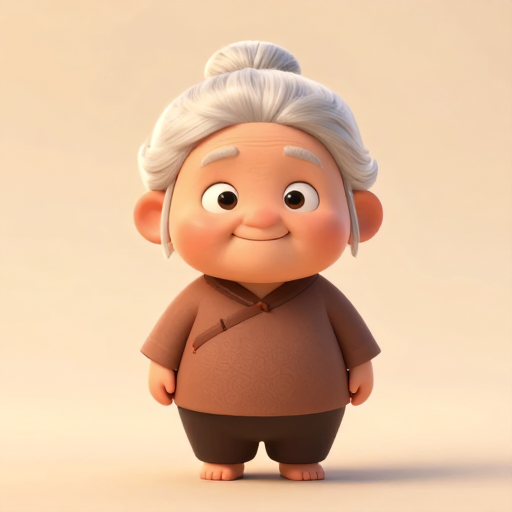
#> input picture assets/characters/BA.png, 1024 x 1024 px (shown at 1/2 size); its folder holds only this picture in this run
$ python -i images.py   (imports and definitions only)
#> lines starting #> are read from the running program, lines starting #| are printed output that depends on the picture
#> further down, picture is the input picture: PIL image 1024x1024 RGB; mean R, G, B 225.7, 188.8, 157.7
"""Tạo ảnh minh họa: Stable Diffusion trên máy (nếu có NVIDIA) hoặc Pollinations (miễn phí, online)."""
from __future__ import annotations

import hashlib
import os
import random
import time
import urllib.parse
from io import BytesIO
from pathlib import Path

import requests
from PIL import Image, ImageChops, ImageEnhance, ImageFilter, ImageOps

from .util import ASSETS, DATA, log

W, H = 1080, 1920

# Phong cách ảnh: chọn bằng "images.style" trong config.json
STYLES = {
    # Hoạt hình 3D kiểu phim chiếu rạp: nhân vật mũm mĩm, mắt to, nắng vàng ấm (kiểu đang thịnh hành trên TikTok)
    # Model miễn phí (sana) chỉ ra chất 3D khi có cụm "3D Pixar style"; giữ ngắn để nó không bỏ qua hành động
    "hoat_hinh_3d": (
        "3D Pixar style animation movie still, medium wide shot showing full bodies and surroundings, "
        "cute chubby cartoon characters with big eyes, warm golden light, 1990s Vietnamese village, heartwarming"
    ),
    # Ảnh chụp phim xưa nhưng tươi sáng (dùng chung với color_grade "xua_sang")
    "anh_xua_sang": (
        "bright nostalgic 1990s film photograph, cute chubby happy Vietnamese kids with big smiles, "
        "sunny warm daylight, rural Vietnamese village, faded warm pastel colors, cheerful"
    ),
    # Tranh minh họa kiểu truyện thiếu nhi: trẻ con dễ thương, tươi sáng, không bị "ma" như ảnh AI giả thật
    "minh_hoa": (
        "warm hand-painted storybook illustration, soft gouache and watercolor, "
        "adorable cheerful Vietnamese children with round chubby faces, big bright smiles, sparkling eyes, rosy cheeks, "
        "neat colorful simple 1990s Vietnamese clothes, rural Vietnam village in the 1990s, "
        "bright warm golden light, vivid cheerful colors, cozy joyful nostalgic mood, detailed background, "
        "high quality children's picture book art"
    ),
    # Ảnh chụp tươi sáng
    "anh_that": (
        "bright cheerful candid photograph, rural Vietnam village in the 1990s, "
        "cute happy Vietnamese children with round faces, big genuine smiles, laughing, rosy cheeks, "
        "neat colorful simple 1990s Vietnamese clothes, bright sunny daylight, vivid warm colors, "
        "joyful nostalgic mood, Kodak Gold film look, sharp focus, high quality"
    ),
}
NEGATIVE = (
    "nudity, shirtless, scary, creepy, horror, ghost, sad, crying, dark, gloomy, empty eyes, "
    "text, letters, watermark, logo, deformed, distorted face, extra fingers, modern skyscraper, smartphone"
)

# Những cụm từ khiến ảnh u ám / như ma -> đổi sang tươi sáng
_BRIGHTEN = [
    (r",?\s*seen from (behind|above|far away)", ""),
    (r"\bsilhouettes? of\b", ""),
    (r"\bsilhouettes?\b", "happy children"),
    (r"\bdim(ly lit)?\b", "warm"),
    (r"\bdark\b", "cozy warmly lit"),
    (r"\bdusty\b", "sunlit"),
    (r"\bempty\b", "peaceful"),
    (r"\bharsh\b", "bright"),
    (r"\bsleeping\b", "peacefully sleeping, smiling"),
    (r"\bonly moonlight\b", "soft warm lantern light"),
    (r"\bat night\b", "in the evening with warm golden lantern light"),
    (r"\bsad\b", "nostalgic"),
]

_pipe = None
_COST = {"images": 0.0}  # chi phí USD (pollen) của video đang làm


def style_text(cfg: dict) -> str:
    return STYLES.get(cfg["images"].get("style", "hoat_hinh_3d"), STYLES["hoat_hinh_3d"])


CHAR_FILE = DATA / "characters.json"


# [56 lines left out: functions characters, save_characters, char_keys, ref_urls, brighten, not called in this run]


# ---------- hậu kỳ: cắt khung 9:16 + chỉnh màu ấm, tươi ----------

def _grade_xua_sang(img: Image.Image) -> Image.Image:
    """Tông "ảnh xưa mà sáng": ngả vàng ấm như ảnh phim cũ, nâng vùng tối (không bị u tối),
    giảm bão hòa nhẹ cho màu phai pastel, thêm chút hào quang mềm. Không viền tối, không nhiễu."""
    sepia = ImageOps.colorize(ImageOps.grayscale(img), black=(52, 38, 28), white=(255, 246, 228))
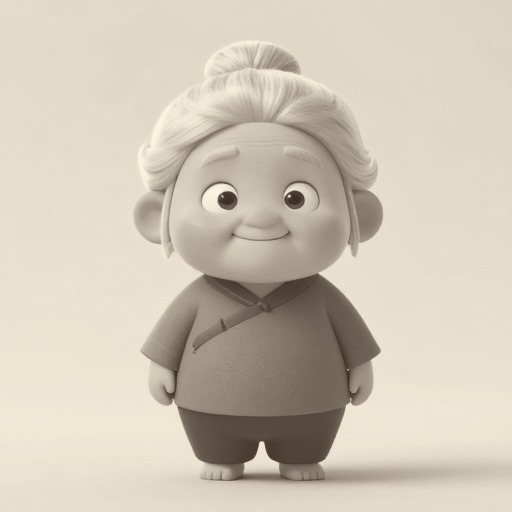
#> sepia: PIL image 1024x1024 RGB (shown at 1/2 size); mean R, G, B 207.8, 197.6, 181.5
    img = Image.blend(img, sepia, 0.22)
    # Nâng vùng tối: đen -> nâu sáng (màu "phai" của ảnh cũ) thay vì tối đặc
    img = img.point(lambda v: int(24 + v * (250 - 24) / 255))
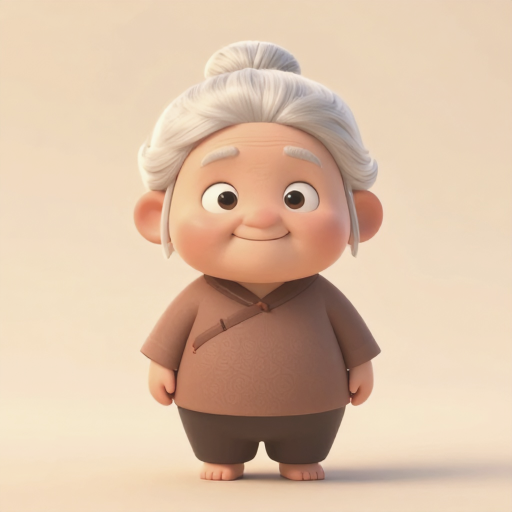
#> img: PIL image 1024x1024 RGB (shown at 1/2 size); mean R, G, B 219.7, 192.1, 167.5
    r, g, b = img.split()
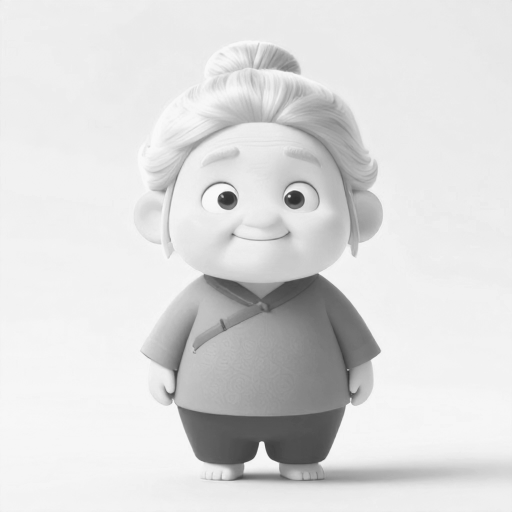
#> r: PIL image 1024x1024 L (shown at 1/2 size); min 46, max 249, mean 219.7
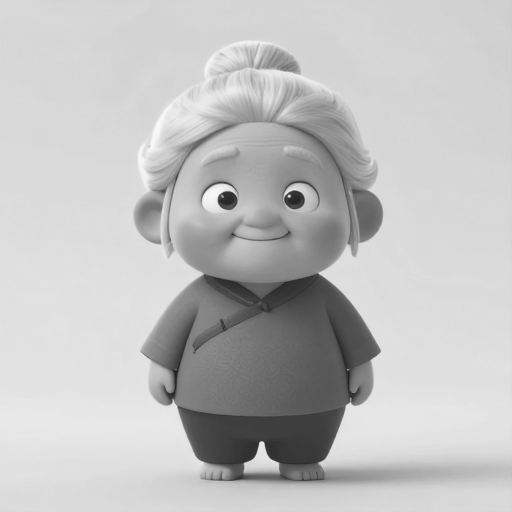
#> g: PIL image 1024x1024 L (shown at 1/2 size); min 31, max 247, mean 192.1
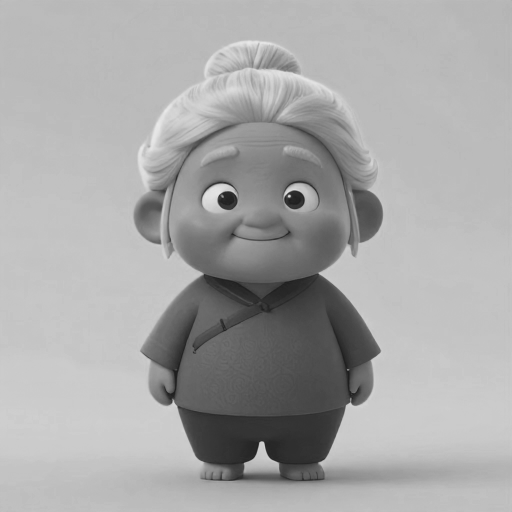
#> b: PIL image 1024x1024 L (shown at 1/2 size); min 30, max 234, mean 167.5
    r = r.point(lambda v: min(255, int(v * 1.04 + 6)))
    g = g.point(lambda v: min(255, int(v * 1.01 + 3)))
    b = b.point(lambda v: int(v * 0.90))
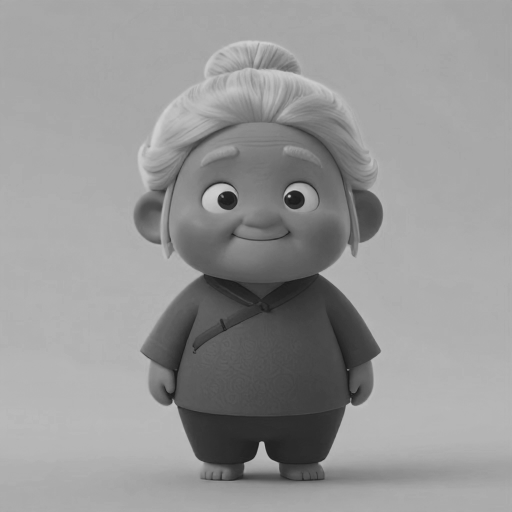
#> b: PIL image 1024x1024 L (shown at 1/2 size); min 27, max 210, mean 150.3
    img = Image.merge("RGB", (r, g, b))
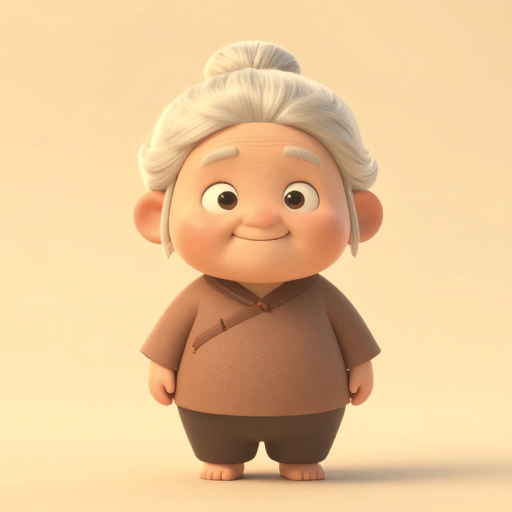
#> img: PIL image 1024x1024 RGB (shown at 1/2 size); mean R, G, B 232.9, 196.8, 150.3
    img = ImageEnhance.Color(img).enhance(0.88)
    img = ImageEnhance.Brightness(img).enhance(1.06)
    # Không thêm hào quang mờ: làm mặt nhân vật trông như "ma"
    return img


# [173 lines left out: functions finish, _has_cuda, _local, _pollinations, _folder_images, generate and 1 more, not called in this run]

>>> from PIL import Image
>>> picture = Image.open('../assets/characters/BA.png')
>>> result = _grade_xua_sang(picture)

$ run again, on assets/characters/BIN.png
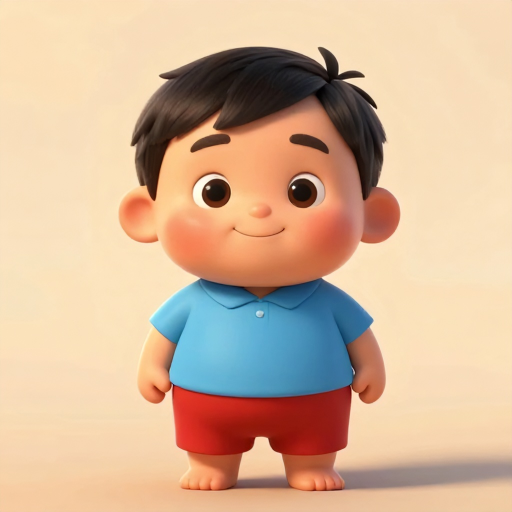
#> input picture assets/characters/BIN.png, 1024 x 1024 px (shown at 1/2 size)
#> picture is the input picture: PIL image 1024x1024 RGB; mean R, G, B 211.5, 180.2, 152.1
#> in _grade_xua_sang, `b = b.point(lambda v: int(v * 0.90))`:
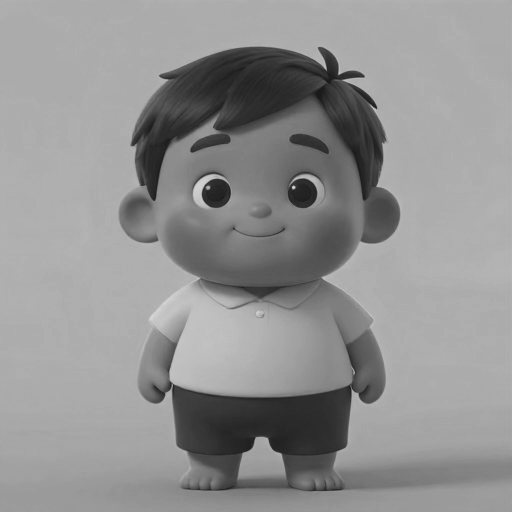
#> b: PIL image 1024x1024 L (shown at 1/2 size); min 26, max 217, mean 145.3
#> in _grade_xua_sang, `img = Image.merge("RGB", (r, g, b))`:
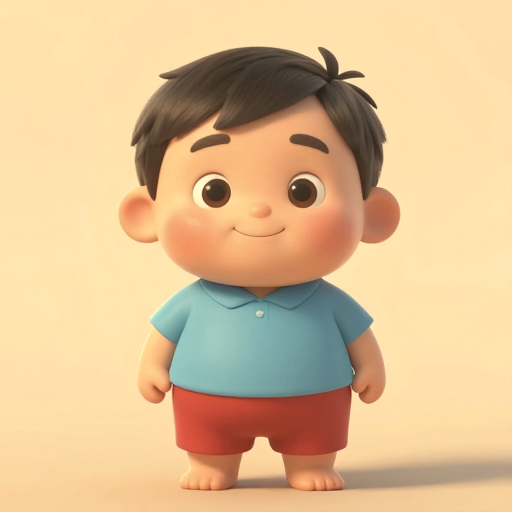
#> img: PIL image 1024x1024 RGB (shown at 1/2 size); mean R, G, B 221.5, 189.1, 145.3

$ run again, on assets/characters/CO.png
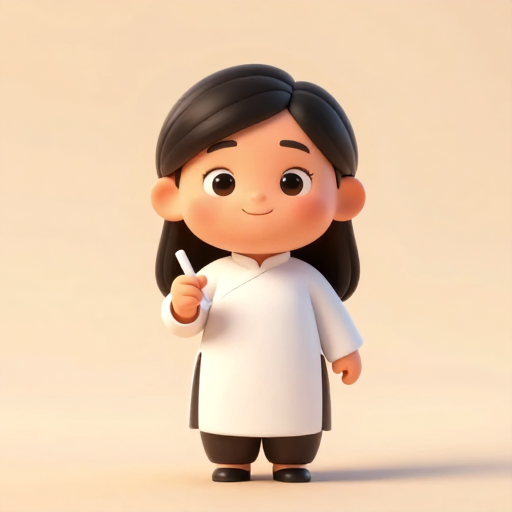
#> input picture assets/characters/CO.png, 1024 x 1024 px (shown at 1/2 size)
#> picture is the input picture: PIL image 1024x1024 RGB; mean R, G, B 227.6, 198, 169.2
#> in _grade_xua_sang, `b = b.point(lambda v: int(v * 0.90))`:
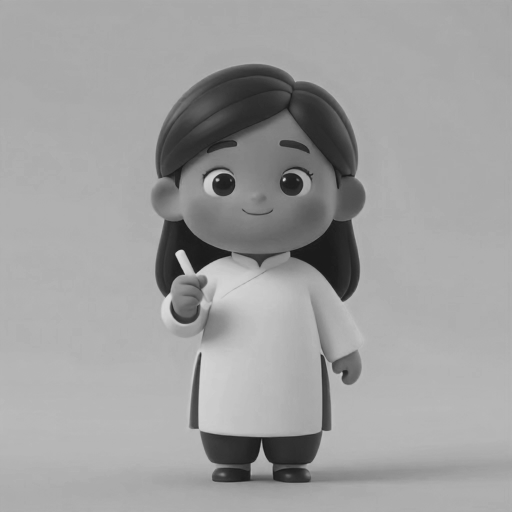
#> b: PIL image 1024x1024 L (shown at 1/2 size); min 26, max 219, mean 158.4
#> in _grade_xua_sang, `img = Image.merge("RGB", (r, g, b))`:
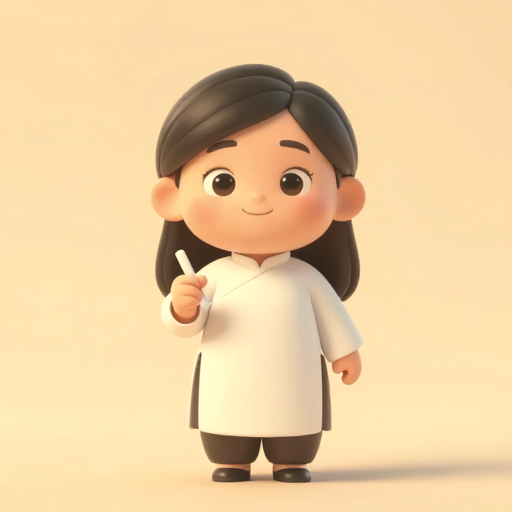
#> img: PIL image 1024x1024 RGB (shown at 1/2 size); mean R, G, B 235.2, 204.4, 158.4

$ run again, on assets/characters/ONG.png
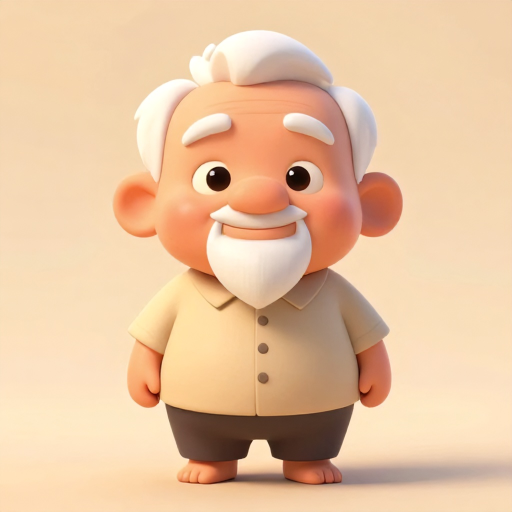
#> input picture assets/characters/ONG.png, 1024 x 1024 px (shown at 1/2 size)
#> picture is the input picture: PIL image 1024x1024 RGB; mean R, G, B 231.6, 194.8, 159.9
#> in _grade_xua_sang, `img = Image.merge("RGB", (r, g, b))`:
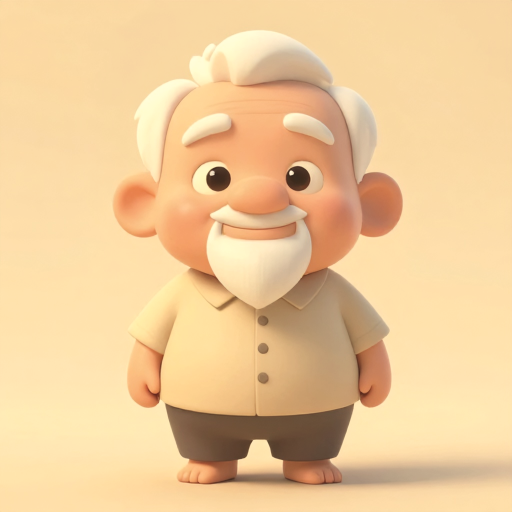
#> img: PIL image 1024x1024 RGB (shown at 1/2 size); mean R, G, B 238, 201.9, 152.4
